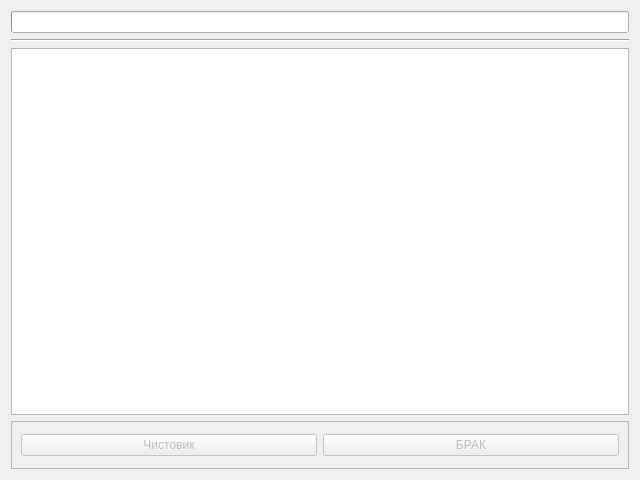
<?xml version="1.0" encoding="UTF-8"?>
<ui version="4.0">
 <class>PrnSendDlg</class>
 <widget class="QDialog" name="PrnSendDlg">
  <property name="geometry">
   <rect>
    <x>0</x>
    <y>0</y>
    <width>640</width>
    <height>480</height>
   </rect>
  </property>
  <property name="windowTitle">
   <string>Печать текущего документа</string>
  </property>
  <layout class="QVBoxLayout" name="verticalLayout">
   <item>
    <widget class="QProgressBar" name="progressBar">
     <property name="minimum">
      <number>1</number>
     </property>
     <property name="maximum">
      <number>5</number>
     </property>
     <property name="value">
      <number>0</number>
     </property>
    </widget>
   </item>
   <item>
    <widget class="Line" name="line">
     <property name="orientation">
      <enum>Qt::Horizontal</enum>
     </property>
    </widget>
   </item>
   <item>
    <widget class="QPlainTextEdit" name="plainTextEdit"/>
   </item>
   <item>
    <widget class="QFrame" name="frame">
     <property name="minimumSize">
      <size>
       <width>0</width>
       <height>48</height>
      </size>
     </property>
     <property name="frameShape">
      <enum>QFrame::StyledPanel</enum>
     </property>
     <property name="frameShadow">
      <enum>QFrame::Raised</enum>
     </property>
     <layout class="QHBoxLayout" name="horizontalLayout">
      <item>
       <widget class="QPushButton" name="clearButton">
        <property name="enabled">
         <bool>false</bool>
        </property>
        <property name="text">
         <string>Чистовик</string>
        </property>
        <property name="default">
         <bool>true</bool>
        </property>
       </widget>
      </item>
      <item>
       <widget class="QPushButton" name="dirtyButton">
        <property name="enabled">
         <bool>false</bool>
        </property>
        <property name="text">
         <string>БРАК</string>
        </property>
       </widget>
      </item>
     </layout>
    </widget>
   </item>
  </layout>
 </widget>
 <resources/>
 <connections/>
</ui>
